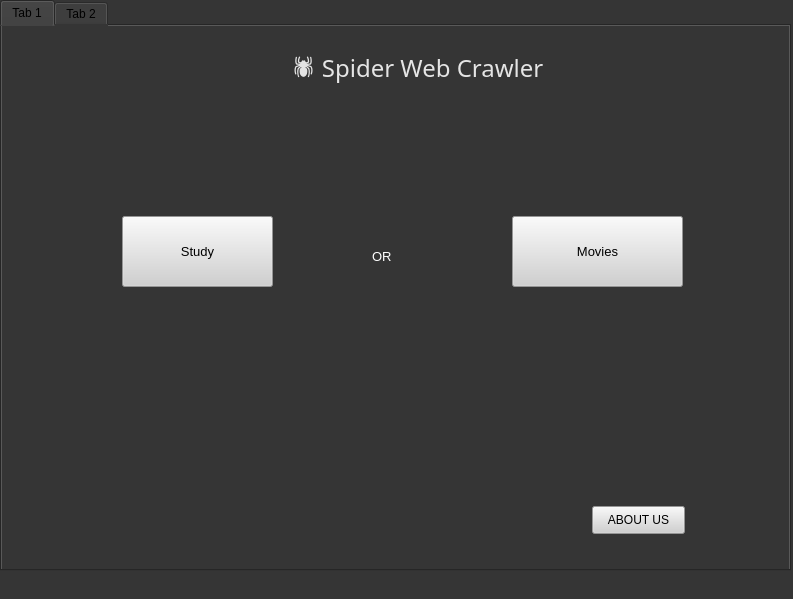
<?xml version="1.0" encoding="UTF-8"?>
<ui version="4.0">
 <class>mainWindow</class>
 <widget class="QMainWindow" name="mainWindow">
  <property name="geometry">
   <rect>
    <x>0</x>
    <y>0</y>
    <width>793</width>
    <height>599</height>
   </rect>
  </property>
  <property name="windowTitle">
   <string>Spider Web Crawler</string>
  </property>
  <property name="styleSheet">
   <string notr="true">background:rgb(84, 84, 84)rgb(53, 53, 53)</string>
  </property>
  <widget class="QWidget" name="centralwidget">
   <widget class="QTabWidget" name="tabWidget">
    <property name="geometry">
     <rect>
      <x>0</x>
      <y>0</y>
      <width>791</width>
      <height>571</height>
     </rect>
    </property>
    <property name="currentIndex">
     <number>0</number>
    </property>
    <widget class="QWidget" name="tab">
     <attribute name="title">
      <string>Tab 1</string>
     </attribute>
     <widget class="QPushButton" name="pushButton_2">
      <property name="geometry">
       <rect>
        <x>510</x>
        <y>190</y>
        <width>171</width>
        <height>71</height>
       </rect>
      </property>
      <property name="font">
       <font>
        <pointsize>10</pointsize>
       </font>
      </property>
      <property name="styleSheet">
       <string notr="true">background-color: rgb(208, 208, 208);
color: rgb(0, 0, 0);</string>
      </property>
      <property name="text">
       <string>Movies</string>
      </property>
     </widget>
     <widget class="QLabel" name="label_display">
      <property name="geometry">
       <rect>
        <x>220</x>
        <y>310</y>
        <width>341</width>
        <height>111</height>
       </rect>
      </property>
      <property name="font">
       <font>
        <pointsize>10</pointsize>
       </font>
      </property>
      <property name="styleSheet">
       <string notr="true">color:rgb(255, 255, 255)</string>
      </property>
      <property name="text">
       <string>&lt;html&gt;&lt;head/&gt;&lt;body&gt;&lt;p&gt;&lt;span style=&quot; color:#ffffff;&quot;&gt;&lt;/span&gt;&lt;/p&gt;&lt;/body&gt;&lt;/html&gt;</string>
      </property>
     </widget>
     <widget class="QLabel" name="label_2">
      <property name="geometry">
       <rect>
        <x>260</x>
        <y>10</y>
        <width>311</width>
        <height>71</height>
       </rect>
      </property>
      <property name="font">
       <font>
        <family>Sitka Heading</family>
        <pointsize>18</pointsize>
       </font>
      </property>
      <property name="styleSheet">
       <string notr="true">color:rgb(229, 229, 229)</string>
      </property>
      <property name="text">
       <string>🕷 Spider Web Crawler</string>
      </property>
      <property name="alignment">
       <set>Qt::AlignCenter</set>
      </property>
     </widget>
     <widget class="QPushButton" name="pushButton_4">
      <property name="geometry">
       <rect>
        <x>120</x>
        <y>190</y>
        <width>151</width>
        <height>71</height>
       </rect>
      </property>
      <property name="font">
       <font>
        <pointsize>10</pointsize>
       </font>
      </property>
      <property name="styleSheet">
       <string notr="true">background-color: rgb(208, 208, 208);
color: rgb(0, 0, 0);</string>
      </property>
      <property name="text">
       <string>Study</string>
      </property>
     </widget>
     <widget class="QLabel" name="label">
      <property name="geometry">
       <rect>
        <x>370</x>
        <y>210</y>
        <width>55</width>
        <height>41</height>
       </rect>
      </property>
      <property name="font">
       <font>
        <pointsize>10</pointsize>
       </font>
      </property>
      <property name="styleSheet">
       <string notr="true">color: rgb(255, 255, 255);</string>
      </property>
      <property name="text">
       <string>OR</string>
      </property>
     </widget>
     <widget class="QPushButton" name="pushButton_6">
      <property name="geometry">
       <rect>
        <x>590</x>
        <y>480</y>
        <width>93</width>
        <height>28</height>
       </rect>
      </property>
      <property name="styleSheet">
       <string notr="true">background-color: rgb(208, 208, 208);
color: rgb(0, 0, 0);</string>
      </property>
      <property name="text">
       <string>ABOUT US</string>
      </property>
     </widget>
    </widget>
    <widget class="QWidget" name="tab_2">
     <attribute name="title">
      <string>Tab 2</string>
     </attribute>
     <widget class="QPushButton" name="pushButton_3">
      <property name="geometry">
       <rect>
        <x>490</x>
        <y>410</y>
        <width>93</width>
        <height>28</height>
       </rect>
      </property>
      <property name="font">
       <font>
        <pointsize>9</pointsize>
       </font>
      </property>
      <property name="styleSheet">
       <string notr="true">color: rgb(0, 0, 0);
background-color: rgb(245, 245, 245);</string>
      </property>
      <property name="text">
       <string>Enter</string>
      </property>
     </widget>
     <widget class="QLineEdit" name="book">
      <property name="geometry">
       <rect>
        <x>180</x>
        <y>400</y>
        <width>261</width>
        <height>51</height>
       </rect>
      </property>
      <property name="font">
       <font>
        <pointsize>10</pointsize>
       </font>
      </property>
      <property name="styleSheet">
       <string notr="true">background:rgb(213, 213, 213)
</string>
      </property>
      <property name="placeholderText">
       <string>Enter Book Name to Search</string>
      </property>
     </widget>
     <widget class="QLabel" name="label_3">
      <property name="geometry">
       <rect>
        <x>230</x>
        <y>20</y>
        <width>311</width>
        <height>71</height>
       </rect>
      </property>
      <property name="font">
       <font>
        <family>Sitka Heading</family>
        <pointsize>18</pointsize>
       </font>
      </property>
      <property name="styleSheet">
       <string notr="true">color:rgb(229, 229, 229)</string>
      </property>
      <property name="text">
       <string>🕷 Spider Web Crawler</string>
      </property>
      <property name="alignment">
       <set>Qt::AlignCenter</set>
      </property>
     </widget>
     <widget class="QLineEdit" name="course">
      <property name="geometry">
       <rect>
        <x>180</x>
        <y>130</y>
        <width>261</width>
        <height>51</height>
       </rect>
      </property>
      <property name="font">
       <font>
        <pointsize>10</pointsize>
       </font>
      </property>
      <property name="styleSheet">
       <string notr="true">background:rgb(213, 213, 213)
</string>
      </property>
      <property name="placeholderText">
       <string>Enter Course Name to Search</string>
      </property>
     </widget>
     <widget class="QPushButton" name="pushButton">
      <property name="geometry">
       <rect>
        <x>490</x>
        <y>140</y>
        <width>93</width>
        <height>28</height>
       </rect>
      </property>
      <property name="font">
       <font>
        <pointsize>9</pointsize>
       </font>
      </property>
      <property name="styleSheet">
       <string notr="true">color: rgb(0, 0, 0);
background-color: rgb(245, 245, 245);</string>
      </property>
      <property name="text">
       <string>Enter</string>
      </property>
     </widget>
     <widget class="QLabel" name="label_show">
      <property name="geometry">
       <rect>
        <x>340</x>
        <y>300</y>
        <width>431</width>
        <height>81</height>
       </rect>
      </property>
      <property name="font">
       <font>
        <pointsize>10</pointsize>
       </font>
      </property>
      <property name="styleSheet">
       <string notr="true">color:rgb(255, 255, 255)</string>
      </property>
      <property name="text">
       <string>&lt;html&gt;&lt;head/&gt;&lt;body&gt;&lt;p&gt;&lt;span style=&quot; color:#ffffff;&quot;&gt;&lt;/span&gt;&lt;/p&gt;&lt;/body&gt;&lt;/html&gt;</string>
      </property>
     </widget>
     <widget class="QLabel" name="label_display_2">
      <property name="geometry">
       <rect>
        <x>340</x>
        <y>200</y>
        <width>341</width>
        <height>111</height>
       </rect>
      </property>
      <property name="font">
       <font>
        <pointsize>10</pointsize>
       </font>
      </property>
      <property name="styleSheet">
       <string notr="true">color:rgb(255, 255, 255)</string>
      </property>
      <property name="text">
       <string>&lt;html&gt;&lt;head/&gt;&lt;body&gt;&lt;p&gt;&lt;span style=&quot; color:#ffffff;&quot;&gt;&lt;/span&gt;&lt;/p&gt;&lt;/body&gt;&lt;/html&gt;</string>
      </property>
     </widget>
     <widget class="QPushButton" name="pushButton_5">
      <property name="geometry">
       <rect>
        <x>10</x>
        <y>10</y>
        <width>93</width>
        <height>28</height>
       </rect>
      </property>
      <property name="styleSheet">
       <string notr="true">color: rgb(0, 0, 0);
background-color: rgb(245, 245, 245);</string>
      </property>
      <property name="text">
       <string>&lt; Back</string>
      </property>
     </widget>
     <widget class="QLabel" name="label_4">
      <property name="geometry">
       <rect>
        <x>190</x>
        <y>260</y>
        <width>55</width>
        <height>41</height>
       </rect>
      </property>
      <property name="font">
       <font>
        <pointsize>10</pointsize>
       </font>
      </property>
      <property name="styleSheet">
       <string notr="true">color: rgb(255, 255, 255);</string>
      </property>
      <property name="text">
       <string>OR</string>
      </property>
     </widget>
    </widget>
   </widget>
  </widget>
  <widget class="QMenuBar" name="menubar">
   <property name="geometry">
    <rect>
     <x>0</x>
     <y>0</y>
     <width>793</width>
     <height>26</height>
    </rect>
   </property>
  </widget>
  <widget class="QStatusBar" name="statusbar"/>
 </widget>
 <resources/>
 <connections/>
</ui>
